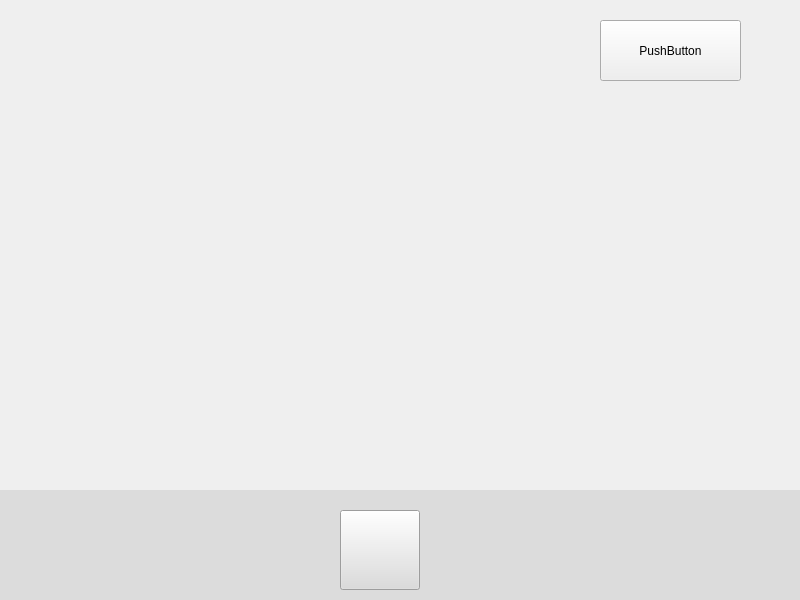
<?xml version="1.0" encoding="UTF-8"?>
<ui version="4.0">
 <class>Widget</class>
 <widget class="QWidget" name="Widget">
  <property name="geometry">
   <rect>
    <x>0</x>
    <y>0</y>
    <width>800</width>
    <height>600</height>
   </rect>
  </property>
  <property name="windowTitle">
   <string>Widget</string>
  </property>
  <widget class="QPushButton" name="pushButton">
   <property name="geometry">
    <rect>
     <x>600</x>
     <y>20</y>
     <width>141</width>
     <height>61</height>
    </rect>
   </property>
   <property name="text">
    <string>PushButton</string>
   </property>
  </widget>
  <widget class="QWidget" name="widget" native="true">
   <property name="geometry">
    <rect>
     <x>0</x>
     <y>490</y>
     <width>811</width>
     <height>121</height>
    </rect>
   </property>
   <property name="styleSheet">
    <string notr="true">QWidget{
	background-color:rgb(220,220,220);
}</string>
   </property>
   <widget class="QPushButton" name="pushButton_2">
    <property name="geometry">
     <rect>
      <x>340</x>
      <y>20</y>
      <width>80</width>
      <height>80</height>
     </rect>
    </property>
    <property name="styleSheet">
     <string notr="true"/>
    </property>
    <property name="text">
     <string/>
    </property>
    <property name="checkable">
     <bool>true</bool>
    </property>
   </widget>
  </widget>
 </widget>
 <resources/>
 <connections/>
</ui>
